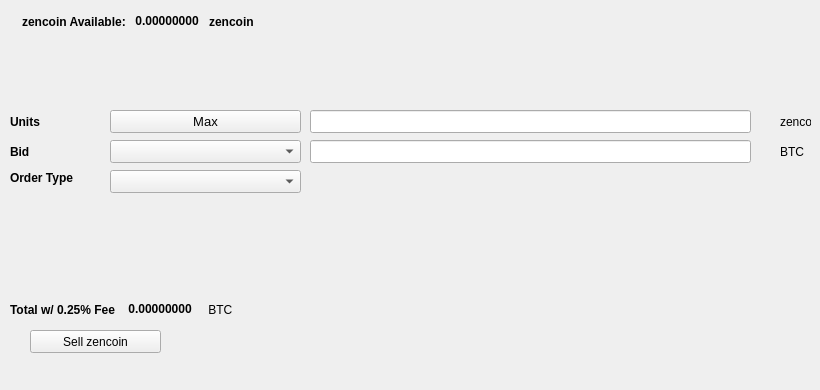
   <widget class="QWidget" name="SellTab">
    <attribute name="title">
     <string>Sell</string>
    </attribute>
    <widget class="QLabel" name="label_16">
     <property name="geometry">
      <rect>
       <x>780</x>
       <y>140</y>
       <width>31</width>
       <height>23</height>
      </rect>
     </property>
     <property name="text">
      <string>BTC</string>
     </property>
    </widget>
    <widget class="QComboBox" name="SellBidcomboBox">
     <property name="geometry">
      <rect>
       <x>110</x>
       <y>140</y>
       <width>191</width>
       <height>23</height>
      </rect>
     </property>
     <property name="font">
      <font>
       <pointsize>10</pointsize>
      </font>
     </property>
    </widget>
    <widget class="QLabel" name="label_18">
     <property name="geometry">
      <rect>
       <x>10</x>
       <y>110</y>
       <width>46</width>
       <height>23</height>
      </rect>
     </property>
     <property name="font">
      <font>
       <weight>75</weight>
       <bold>true</bold>
      </font>
     </property>
     <property name="text">
      <string>Units</string>
     </property>
    </widget>
    <widget class="QPushButton" name="Sell_Max_Amount">
     <property name="geometry">
      <rect>
       <x>110</x>
       <y>110</y>
       <width>191</width>
       <height>23</height>
      </rect>
     </property>
     <property name="font">
      <font>
       <pointsize>10</pointsize>
      </font>
     </property>
     <property name="text">
      <string>Max</string>
     </property>
    </widget>
    <widget class="QLabel" name="label_20">
     <property name="geometry">
      <rect>
       <x>10</x>
       <y>170</y>
       <width>91</width>
       <height>16</height>
      </rect>
     </property>
     <property name="font">
      <font>
       <weight>75</weight>
       <bold>true</bold>
      </font>
     </property>
     <property name="text">
      <string>Order Type</string>
     </property>
    </widget>
    <widget class="QComboBox" name="SellOrdertypeCombo">
     <property name="geometry">
      <rect>
       <x>110</x>
       <y>170</y>
       <width>191</width>
       <height>23</height>
      </rect>
     </property>
     <property name="font">
      <font>
       <pointsize>10</pointsize>
      </font>
     </property>
    </widget>
    <widget class="QLabel" name="label_21">
     <property name="geometry">
      <rect>
       <x>10</x>
       <y>140</y>
       <width>46</width>
       <height>23</height>
      </rect>
     </property>
     <property name="font">
      <font>
       <weight>75</weight>
       <bold>true</bold>
      </font>
     </property>
     <property name="text">
      <string>Bid</string>
     </property>
    </widget>
    <widget class="QLabel" name="label_22">
     <property name="geometry">
      <rect>
       <x>780</x>
       <y>110</y>
       <width>31</width>
       <height>23</height>
      </rect>
     </property>
     <property name="text">
      <string>zencoin</string>
     </property>
    </widget>
    <widget class="QLineEdit" name="UnitsInputzencoin">
     <property name="geometry">
      <rect>
       <x>310</x>
       <y>110</y>
       <width>441</width>
       <height>23</height>
      </rect>
     </property>
     <property name="font">
      <font>
       <pointsize>9</pointsize>
       <weight>75</weight>
       <bold>true</bold>
      </font>
     </property>
    </widget>
    <widget class="QLineEdit" name="SellBidPriceEdit">
     <property name="geometry">
      <rect>
       <x>310</x>
       <y>140</y>
       <width>441</width>
       <height>23</height>
      </rect>
     </property>
     <property name="font">
      <font>
       <pointsize>9</pointsize>
       <weight>75</weight>
       <bold>true</bold>
      </font>
     </property>
    </widget>
    <widget class="QPushButton" name="SellzencoinBTN">
     <property name="geometry">
      <rect>
       <x>30</x>
       <y>330</y>
       <width>131</width>
       <height>23</height>
      </rect>
     </property>
     <property name="text">
      <string>Sell zencoin</string>
     </property>
     <property name="icon">
      <iconset resource="../zencoin">
       <normaloff>:/icons/bitcoin</normaloff>:/icons/bitcoin</iconset>
     </property>
    </widget>
    <widget class="QWidget" name="layoutWidget3">
     <property name="geometry">
      <rect>
       <x>22</x>
       <y>12</y>
       <width>258</width>
       <height>19</height>
      </rect>
     </property>
     <layout class="QHBoxLayout" name="horizontalLayout">
      <item>
       <widget class="QLabel" name="label232_2">
        <property name="font">
         <font>
          <weight>75</weight>
          <bold>true</bold>
         </font>
        </property>
        <property name="text">
         <string>zencoin Available:</string>
        </property>
       </widget>
      </item>
      <item>
       <widget class="QLabel" name="zencoinAvailableLabel">
        <property name="palette">
         <palette>
          <active>
           <colorrole role="WindowText">
            <brush brushstyle="SolidPattern">
             <color alpha="255">
              <red>0</red>
              <green>0</green>
              <blue>0</blue>
             </color>
            </brush>
           </colorrole>
           <colorrole role="Button">
            <brush brushstyle="SolidPattern">
             <color alpha="255">
              <red>0</red>
              <green>170</green>
              <blue>0</blue>
             </color>
            </brush>
           </colorrole>
           <colorrole role="Light">
            <brush brushstyle="SolidPattern">
             <color alpha="255">
              <red>0</red>
              <green>255</green>
              <blue>0</blue>
             </color>
            </brush>
           </colorrole>
           <colorrole role="Midlight">
            <brush brushstyle="SolidPattern">
             <color alpha="255">
              <red>0</red>
              <green>212</green>
              <blue>0</blue>
             </color>
            </brush>
           </colorrole>
           <colorrole role="Dark">
            <brush brushstyle="SolidPattern">
             <color alpha="255">
              <red>0</red>
              <green>85</green>
              <blue>0</blue>
             </color>
            </brush>
           </colorrole>
           <colorrole role="Mid">
            <brush brushstyle="SolidPattern">
             <color alpha="255">
              <red>0</red>
              <green>113</green>
              <blue>0</blue>
             </color>
            </brush>
           </colorrole>
           <colorrole role="Text">
            <brush brushstyle="SolidPattern">
             <color alpha="255">
              <red>0</red>
              <green>170</green>
              <blue>0</blue>
             </color>
            </brush>
           </colorrole>
           <colorrole role="BrightText">
            <brush brushstyle="SolidPattern">
             <color alpha="255">
              <red>255</red>
              <green>255</green>
              <blue>255</blue>
             </color>
            </brush>
           </colorrole>
           <colorrole role="ButtonText">
            <brush brushstyle="SolidPattern">
             <color alpha="255">
              <red>0</red>
              <green>0</green>
              <blue>0</blue>
             </color>
            </brush>
           </colorrole>
           <colorrole role="Base">
            <brush brushstyle="SolidPattern">
             <color alpha="255">
              <red>255</red>
              <green>255</green>
              <blue>255</blue>
             </color>
            </brush>
           </colorrole>
           <colorrole role="Window">
            <brush brushstyle="SolidPattern">
             <color alpha="255">
              <red>0</red>
              <green>170</green>
              <blue>0</blue>
             </color>
            </brush>
           </colorrole>
           <colorrole role="Shadow">
            <brush brushstyle="SolidPattern">
             <color alpha="255">
              <red>0</red>
              <green>0</green>
              <blue>0</blue>
             </color>
            </brush>
           </colorrole>
           <colorrole role="AlternateBase">
            <brush brushstyle="SolidPattern">
             <color alpha="255">
              <red>127</red>
              <green>212</green>
              <blue>127</blue>
             </color>
            </brush>
           </colorrole>
           <colorrole role="ToolTipBase">
            <brush brushstyle="SolidPattern">
             <color alpha="255">
              <red>255</red>
              <green>255</green>
              <blue>220</blue>
             </color>
            </brush>
           </colorrole>
           <colorrole role="ToolTipText">
            <brush brushstyle="SolidPattern">
             <color alpha="255">
              <red>0</red>
              <green>0</green>
              <blue>0</blue>
             </color>
            </brush>
           </colorrole>
          </active>
          <inactive>
           <colorrole role="WindowText">
            <brush brushstyle="SolidPattern">
             <color alpha="255">
              <red>0</red>
              <green>0</green>
              <blue>0</blue>
             </color>
            </brush>
           </colorrole>
           <colorrole role="Button">
            <brush brushstyle="SolidPattern">
             <color alpha="255">
              <red>0</red>
              <green>170</green>
              <blue>0</blue>
             </color>
            </brush>
           </colorrole>
           <colorrole role="Light">
            <brush brushstyle="SolidPattern">
             <color alpha="255">
              <red>0</red>
              <green>255</green>
              <blue>0</blue>
             </color>
            </brush>
           </colorrole>
           <colorrole role="Midlight">
            <brush brushstyle="SolidPattern">
             <color alpha="255">
              <red>0</red>
              <green>212</green>
              <blue>0</blue>
             </color>
            </brush>
           </colorrole>
           <colorrole role="Dark">
            <brush brushstyle="SolidPattern">
             <color alpha="255">
              <red>0</red>
              <green>85</green>
              <blue>0</blue>
             </color>
            </brush>
           </colorrole>
           <colorrole role="Mid">
            <brush brushstyle="SolidPattern">
             <color alpha="255">
              <red>0</red>
              <green>113</green>
              <blue>0</blue>
             </color>
            </brush>
           </colorrole>
           <colorrole role="Text">
            <brush brushstyle="SolidPattern">
             <color alpha="255">
              <red>0</red>
              <green>170</green>
              <blue>0</blue>
             </color>
            </brush>
           </colorrole>
           <colorrole role="BrightText">
            <brush brushstyle="SolidPattern">
             <color alpha="255">
              <red>255</red>
              <green>255</green>
              <blue>255</blue>
             </color>
            </brush>
           </colorrole>
           <colorrole role="ButtonText">
            <brush brushstyle="SolidPattern">
             <color alpha="255">
              <red>0</red>
              <green>0</green>
              <blue>0</blue>
             </color>
            </brush>
           </colorrole>
           <colorrole role="Base">
            <brush brushstyle="SolidPattern">
             <color alpha="255">
              <red>255</red>
              <green>255</green>
              <blue>255</blue>
             </color>
            </brush>
           </colorrole>
           <colorrole role="Window">
            <brush brushstyle="SolidPattern">
             <color alpha="255">
              <red>0</red>
              <green>170</green>
              <blue>0</blue>
             </color>
            </brush>
           </colorrole>
           <colorrole role="Shadow">
            <brush brushstyle="SolidPattern">
             <color alpha="255">
              <red>0</red>
              <green>0</green>
              <blue>0</blue>
             </color>
            </brush>
           </colorrole>
           <colorrole role="AlternateBase">
            <brush brushstyle="SolidPattern">
             <color alpha="255">
              <red>127</red>
              <green>212</green>
              <blue>127</blue>
             </color>
            </brush>
           </colorrole>
           <colorrole role="ToolTipBase">
            <brush brushstyle="SolidPattern">
             <color alpha="255">
              <red>255</red>
              <green>255</green>
              <blue>220</blue>
             </color>
            </brush>
           </colorrole>
           <colorrole role="ToolTipText">
            <brush brushstyle="SolidPattern">
             <color alpha="255">
              <red>0</red>
              <green>0</green>
              <blue>0</blue>
             </color>
            </brush>
           </colorrole>
          </inactive>
          <disabled>
           <colorrole role="WindowText">
            <brush brushstyle="SolidPattern">
             <color alpha="255">
              <red>0</red>
              <green>85</green>
              <blue>0</blue>
             </color>
            </brush>
           </colorrole>
           <colorrole role="Button">
            <brush brushstyle="SolidPattern">
             <color alpha="255">
              <red>0</red>
              <green>170</green>
              <blue>0</blue>
             </color>
            </brush>
           </colorrole>
           <colorrole role="Light">
            <brush brushstyle="SolidPattern">
             <color alpha="255">
              <red>0</red>
              <green>255</green>
              <blue>0</blue>
             </color>
            </brush>
           </colorrole>
           <colorrole role="Midlight">
            <brush brushstyle="SolidPattern">
             <color alpha="255">
              <red>0</red>
              <green>212</green>
              <blue>0</blue>
             </color>
            </brush>
           </colorrole>
           <colorrole role="Dark">
            <brush brushstyle="SolidPattern">
             <color alpha="255">
              <red>0</red>
              <green>85</green>
              <blue>0</blue>
             </color>
            </brush>
           </colorrole>
           <colorrole role="Mid">
            <brush brushstyle="SolidPattern">
             <color alpha="255">
              <red>0</red>
              <green>113</green>
              <blue>0</blue>
             </color>
            </brush>
           </colorrole>
           <colorrole role="Text">
            <brush brushstyle="SolidPattern">
             <color alpha="255">
              <red>0</red>
              <green>85</green>
              <blue>0</blue>
             </color>
            </brush>
           </colorrole>
           <colorrole role="BrightText">
            <brush brushstyle="SolidPattern">
             <color alpha="255">
              <red>255</red>
              <green>255</green>
              <blue>255</blue>
             </color>
            </brush>
           </colorrole>
           <colorrole role="ButtonText">
            <brush brushstyle="SolidPattern">
             <color alpha="255">
              <red>0</red>
              <green>85</green>
              <blue>0</blue>
             </color>
            </brush>
           </colorrole>
           <colorrole role="Base">
            <brush brushstyle="SolidPattern">
             <color alpha="255">
              <red>0</red>
              <green>170</green>
              <blue>0</blue>
             </color>
            </brush>
           </colorrole>
           <colorrole role="Window">
            <brush brushstyle="SolidPattern">
             <color alpha="255">
              <red>0</red>
              <green>170</green>
              <blue>0</blue>
             </color>
            </brush>
           </colorrole>
           <colorrole role="Shadow">
            <brush brushstyle="SolidPattern">
             <color alpha="255">
              <red>0</red>
              <green>0</green>
              <blue>0</blue>
             </color>
            </brush>
           </colorrole>
           <colorrole role="AlternateBase">
            <brush brushstyle="SolidPattern">
             <color alpha="255">
              <red>0</red>
              <green>170</green>
              <blue>0</blue>
             </color>
            </brush>
           </colorrole>
           <colorrole role="ToolTipBase">
            <brush brushstyle="SolidPattern">
             <color alpha="255">
              <red>255</red>
              <green>255</green>
              <blue>220</blue>
             </color>
            </brush>
           </colorrole>
           <colorrole role="ToolTipText">
            <brush brushstyle="SolidPattern">
             <color alpha="255">
              <red>0</red>
              <green>0</green>
              <blue>0</blue>
             </color>
            </brush>
           </colorrole>
          </disabled>
         </palette>
        </property>
        <property name="font">
         <font>
          <weight>75</weight>
          <bold>true</bold>
         </font>
        </property>
        <property name="text">
         <string> 0.00000000 </string>
        </property>
        <property name="textInteractionFlags">
         <set>Qt::LinksAccessibleByMouse|Qt::TextSelectableByKeyboard|Qt::TextSelectableByMouse</set>
        </property>
       </widget>
      </item>
      <item>
       <widget class="QLabel" name="labelzencoin">
        <property name="font">
         <font>
          <weight>75</weight>
          <bold>true</bold>
         </font>
        </property>
        <property name="text">
         <string>zencoin</string>
        </property>
       </widget>
      </item>
     </layout>
    </widget>
    <widget class="QWidget" name="layoutWidget">
     <property name="geometry">
      <rect>
       <x>10</x>
       <y>300</y>
       <width>268</width>
       <height>19</height>
      </rect>
     </property>
     <layout class="QHBoxLayout" name="horizontalLayout_2">
      <item>
       <widget class="QLabel" name="label_19">
        <property name="font">
         <font>
          <weight>75</weight>
          <bold>true</bold>
         </font>
        </property>
        <property name="text">
         <string>Total w/ 0.25% Fee </string>
        </property>
       </widget>
      </item>
      <item>
       <widget class="QLabel" name="SellCostLabel">
        <property name="palette">
         <palette>
          <active>
           <colorrole role="WindowText">
            <brush brushstyle="SolidPattern">
             <color alpha="255">
              <red>0</red>
              <green>0</green>
              <blue>0</blue>
             </color>
            </brush>
           </colorrole>
           <colorrole role="Button">
            <brush brushstyle="SolidPattern">
             <color alpha="255">
              <red>0</red>
              <green>170</green>
              <blue>0</blue>
             </color>
            </brush>
           </colorrole>
           <colorrole role="Light">
            <brush brushstyle="SolidPattern">
             <color alpha="255">
              <red>0</red>
              <green>255</green>
              <blue>0</blue>
             </color>
            </brush>
           </colorrole>
           <colorrole role="Midlight">
            <brush brushstyle="SolidPattern">
             <color alpha="255">
              <red>0</red>
              <green>212</green>
              <blue>0</blue>
             </color>
            </brush>
           </colorrole>
           <colorrole role="Dark">
            <brush brushstyle="SolidPattern">
             <color alpha="255">
              <red>0</red>
              <green>85</green>
              <blue>0</blue>
             </color>
            </brush>
           </colorrole>
           <colorrole role="Mid">
            <brush brushstyle="SolidPattern">
             <color alpha="255">
              <red>0</red>
              <green>113</green>
              <blue>0</blue>
             </color>
            </brush>
           </colorrole>
           <colorrole role="Text">
            <brush brushstyle="SolidPattern">
             <color alpha="255">
              <red>0</red>
              <green>170</green>
              <blue>0</blue>
             </color>
            </brush>
           </colorrole>
           <colorrole role="BrightText">
            <brush brushstyle="SolidPattern">
             <color alpha="255">
              <red>255</red>
              <green>255</green>
              <blue>255</blue>
             </color>
            </brush>
           </colorrole>
           <colorrole role="ButtonText">
            <brush brushstyle="SolidPattern">
             <color alpha="255">
              <red>0</red>
              <green>0</green>
              <blue>0</blue>
             </color>
            </brush>
           </colorrole>
           <colorrole role="Base">
            <brush brushstyle="SolidPattern">
             <color alpha="255">
              <red>255</red>
              <green>255</green>
              <blue>255</blue>
             </color>
            </brush>
           </colorrole>
           <colorrole role="Window">
            <brush brushstyle="SolidPattern">
             <color alpha="255">
              <red>0</red>
              <green>170</green>
              <blue>0</blue>
             </color>
            </brush>
           </colorrole>
           <colorrole role="Shadow">
            <brush brushstyle="SolidPattern">
             <color alpha="255">
              <red>0</red>
              <green>0</green>
              <blue>0</blue>
             </color>
            </brush>
           </colorrole>
           <colorrole role="AlternateBase">
            <brush brushstyle="SolidPattern">
             <color alpha="255">
              <red>127</red>
              <green>212</green>
              <blue>127</blue>
             </color>
            </brush>
           </colorrole>
           <colorrole role="ToolTipBase">
            <brush brushstyle="SolidPattern">
             <color alpha="255">
              <red>255</red>
              <green>255</green>
              <blue>220</blue>
             </color>
            </brush>
           </colorrole>
           <colorrole role="ToolTipText">
            <brush brushstyle="SolidPattern">
             <color alpha="255">
              <red>0</red>
              <green>0</green>
              <blue>0</blue>
             </color>
            </brush>
           </colorrole>
          </active>
          <inactive>
           <colorrole role="WindowText">
            <brush brushstyle="SolidPattern">
             <color alpha="255">
              <red>0</red>
              <green>0</green>
              <blue>0</blue>
             </color>
            </brush>
           </colorrole>
           <colorrole role="Button">
            <brush brushstyle="SolidPattern">
             <color alpha="255">
              <red>0</red>
              <green>170</green>
              <blue>0</blue>
             </color>
            </brush>
           </colorrole>
           <colorrole role="Light">
            <brush brushstyle="SolidPattern">
             <color alpha="255">
              <red>0</red>
              <green>255</green>
              <blue>0</blue>
             </color>
            </brush>
           </colorrole>
           <colorrole role="Midlight">
            <brush brushstyle="SolidPattern">
             <color alpha="255">
              <red>0</red>
              <green>212</green>
              <blue>0</blue>
             </color>
            </brush>
           </colorrole>
           <colorrole role="Dark">
            <brush brushstyle="SolidPattern">
             <color alpha="255">
              <red>0</red>
              <green>85</green>
              <blue>0</blue>
             </color>
            </brush>
           </colorrole>
           <colorrole role="Mid">
            <brush brushstyle="SolidPattern">
             <color alpha="255">
              <red>0</red>
              <green>113</green>
              <blue>0</blue>
             </color>
            </brush>
           </colorrole>
           <colorrole role="Text">
            <brush brushstyle="SolidPattern">
             <color alpha="255">
              <red>0</red>
              <green>170</green>
              <blue>0</blue>
             </color>
            </brush>
           </colorrole>
           <colorrole role="BrightText">
            <brush brushstyle="SolidPattern">
             <color alpha="255">
              <red>255</red>
              <green>255</green>
              <blue>255</blue>
             </color>
            </brush>
           </colorrole>
           <colorrole role="ButtonText">
            <brush brushstyle="SolidPattern">
             <color alpha="255">
              <red>0</red>
              <green>0</green>
              <blue>0</blue>
             </color>
            </brush>
           </colorrole>
           <colorrole role="Base">
            <brush brushstyle="SolidPattern">
             <color alpha="255">
              <red>255</red>
              <green>255</green>
              <blue>255</blue>
             </color>
            </brush>
           </colorrole>
           <colorrole role="Window">
            <brush brushstyle="SolidPattern">
             <color alpha="255">
              <red>0</red>
              <green>170</green>
              <blue>0</blue>
             </color>
            </brush>
           </colorrole>
           <colorrole role="Shadow">
            <brush brushstyle="SolidPattern">
             <color alpha="255">
              <red>0</red>
              <green>0</green>
              <blue>0</blue>
             </color>
            </brush>
           </colorrole>
           <colorrole role="AlternateBase">
            <brush brushstyle="SolidPattern">
             <color alpha="255">
              <red>127</red>
              <green>212</green>
              <blue>127</blue>
             </color>
            </brush>
           </colorrole>
           <colorrole role="ToolTipBase">
            <brush brushstyle="SolidPattern">
             <color alpha="255">
              <red>255</red>
              <green>255</green>
              <blue>220</blue>
             </color>
            </brush>
           </colorrole>
           <colorrole role="ToolTipText">
            <brush brushstyle="SolidPattern">
             <color alpha="255">
              <red>0</red>
              <green>0</green>
              <blue>0</blue>
             </color>
            </brush>
           </colorrole>
          </inactive>
          <disabled>
           <colorrole role="WindowText">
            <brush brushstyle="SolidPattern">
             <color alpha="255">
              <red>0</red>
              <green>85</green>
              <blue>0</blue>
             </color>
            </brush>
           </colorrole>
           <colorrole role="Button">
            <brush brushstyle="SolidPattern">
             <color alpha="255">
              <red>0</red>
              <green>170</green>
              <blue>0</blue>
             </color>
            </brush>
           </colorrole>
           <colorrole role="Light">
            <brush brushstyle="SolidPattern">
             <color alpha="255">
              <red>0</red>
              <green>255</green>
              <blue>0</blue>
             </color>
            </brush>
           </colorrole>
           <colorrole role="Midlight">
            <brush brushstyle="SolidPattern">
             <color alpha="255">
              <red>0</red>
              <green>212</green>
              <blue>0</blue>
             </color>
            </brush>
           </colorrole>
           <colorrole role="Dark">
            <brush brushstyle="SolidPattern">
             <color alpha="255">
              <red>0</red>
              <green>85</green>
              <blue>0</blue>
             </color>
            </brush>
           </colorrole>
           <colorrole role="Mid">
            <brush brushstyle="SolidPattern">
             <color alpha="255">
              <red>0</red>
              <green>113</green>
              <blue>0</blue>
             </color>
            </brush>
           </colorrole>
           <colorrole role="Text">
            <brush brushstyle="SolidPattern">
             <color alpha="255">
              <red>0</red>
              <green>85</green>
              <blue>0</blue>
             </color>
            </brush>
           </colorrole>
           <colorrole role="BrightText">
            <brush brushstyle="SolidPattern">
             <color alpha="255">
              <red>255</red>
              <green>255</green>
              <blue>255</blue>
             </color>
            </brush>
           </colorrole>
           <colorrole role="ButtonText">
            <brush brushstyle="SolidPattern">
             <color alpha="255">
              <red>0</red>
              <green>85</green>
              <blue>0</blue>
             </color>
            </brush>
           </colorrole>
           <colorrole role="Base">
            <brush brushstyle="SolidPattern">
             <color alpha="255">
              <red>0</red>
              <green>170</green>
              <blue>0</blue>
             </color>
            </brush>
           </colorrole>
           <colorrole role="Window">
            <brush brushstyle="SolidPattern">
             <color alpha="255">
              <red>0</red>
              <green>170</green>
              <blue>0</blue>
             </color>
            </brush>
           </colorrole>
           <colorrole role="Shadow">
            <brush brushstyle="SolidPattern">
             <color alpha="255">
              <red>0</red>
              <green>0</green>
              <blue>0</blue>
             </color>
            </brush>
           </colorrole>
           <colorrole role="AlternateBase">
            <brush brushstyle="SolidPattern">
             <color alpha="255">
              <red>0</red>
              <green>170</green>
              <blue>0</blue>
             </color>
            </brush>
           </colorrole>
           <colorrole role="ToolTipBase">
            <brush brushstyle="SolidPattern">
             <color alpha="255">
              <red>255</red>
              <green>255</green>
              <blue>220</blue>
             </color>
            </brush>
           </colorrole>
           <colorrole role="ToolTipText">
            <brush brushstyle="SolidPattern">
             <color alpha="255">
              <red>0</red>
              <green>0</green>
              <blue>0</blue>
             </color>
            </brush>
           </colorrole>
          </disabled>
         </palette>
        </property>
        <property name="font">
         <font>
          <weight>75</weight>
          <bold>true</bold>
         </font>
        </property>
        <property name="autoFillBackground">
         <bool>false</bool>
        </property>
        <property name="text">
         <string> 0.00000000</string>
        </property>
        <property name="textInteractionFlags">
         <set>Qt::LinksAccessibleByMouse|Qt::TextSelectableByMouse</set>
        </property>
       </widget>
      </item>
      <item>
       <widget class="QLabel" name="label_17">
        <property name="font">
         <font>
          <weight>50</weight>
          <bold>false</bold>
         </font>
        </property>
        <property name="text">
         <string> BTC</string>
        </property>
       </widget>
      </item>
     </layout>
    </widget>
    <widget class="QLabel" name="label_23">
     <property name="geometry">
      <rect>
       <x>460</x>
       <y>300</y>
       <width>281</width>
       <height>81</height>
      </rect>
     </property>
     <property name="text">
      <string/>
     </property>
     <property name="pixmap">
      <pixmap>:/images/bittrex</pixmap>
     </property>
    </widget>
   </widget>
